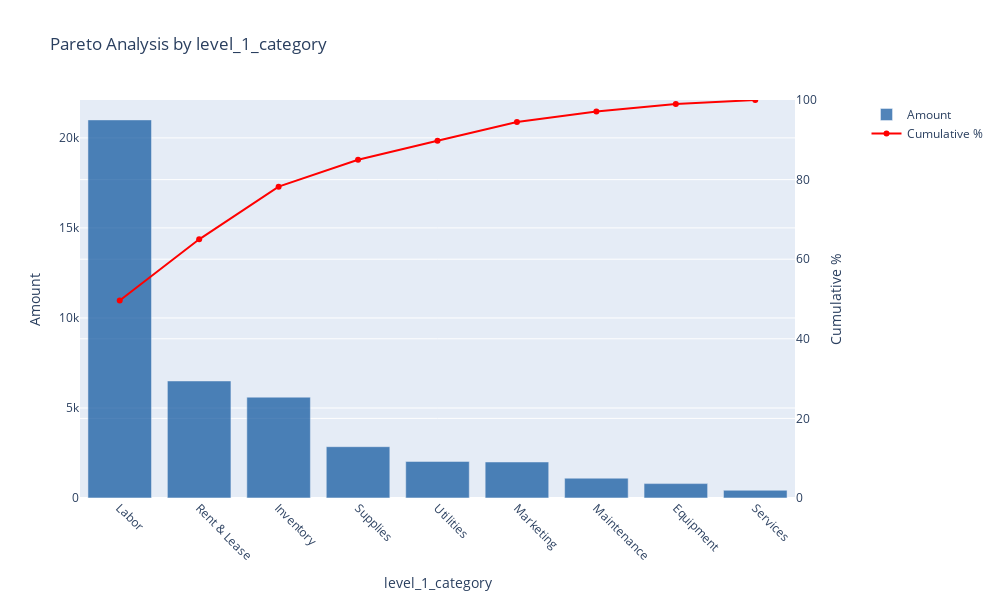
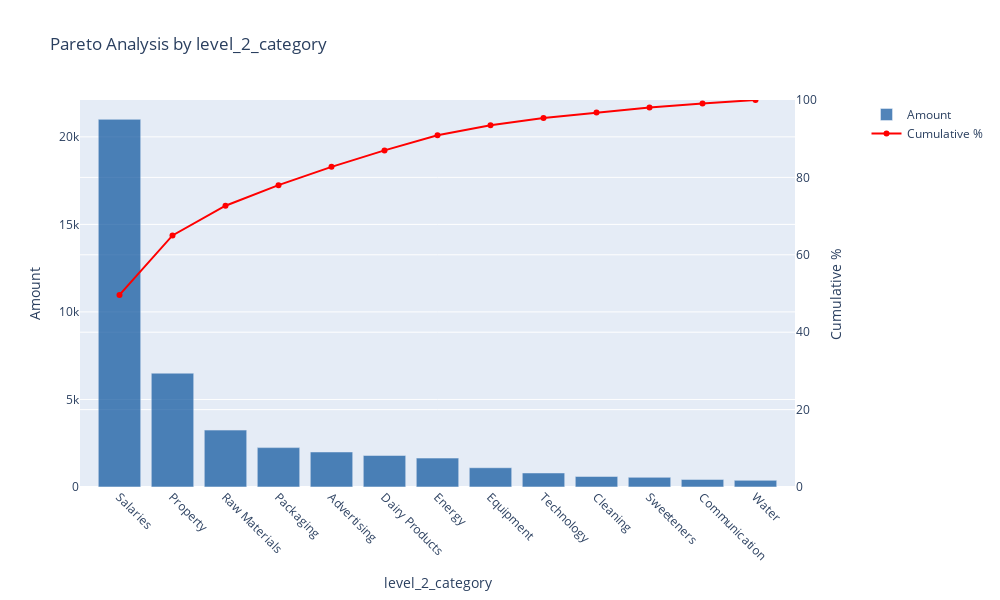

Notebook code cell kept with these figures, in order:
### Markdown cell above
### Pareto Analysis ###

A Pareto chart ranks spending categories from highest to lowest, highlighting which areas most impact total expenditures and their cumulative contribution (blue bars for absolute spend, red line for cumulative percentage). Labor and Rent & Lease dominate, showing that a few categories account for the majority of costs. 

This reflects the 80/20 principle in procurement, where targeting categories that make up around 80% of total spend can achieve significant cost savings. This type of analysis helps teams prioritize their spend strategies by focusing on the most important cost drivers.

### Code cell
def create_pareto(
    data: pd.DataFrame,
    group_column: str,
    amount_column: str = 'amount',
    title_prefix: str = 'Pareto Analysis by'
):
    """
    Create a Pareto chart for a given dataset using Plotly and save to HTML.

    Parameters:
    -----------
    data : pd.DataFrame
        DataFrame containing the spend data.
    group_column : str
        The column name by which to group the data (e.g., 'level_1_category').
    amount_column : str
        The numeric column to aggregate and plot (default is 'amount').
    title_prefix : str
        String to prefix the chart title (default is 'Pareto Chart by').
    """
    # 1. Group the data by the chosen column and sum the amounts
    grouped_data = (
        data.groupby(group_column)[amount_column]
            .sum()
            .sort_values(ascending=False)
            .reset_index()
    )

    # 2. Calculate the cumulative sum and cumulative percentage
    grouped_data['cumulative_sum'] = grouped_data[amount_column].cumsum()
    total_sum = grouped_data[amount_column].sum()
    grouped_data['cumulative_percent'] = (100 * grouped_data['cumulative_sum'] / total_sum).round(2)

    # 3. Create the Pareto chart using Plotly
    fig = go.Figure()

    # Add bar chart
    fig.add_trace(
        go.Bar(
            x=grouped_data[group_column],
            y=grouped_data[amount_column],
            name='Amount',
            marker_color='rgb(8, 81, 156)',  # Dark blue
            opacity=0.7
        )
    )

    # Add line chart for cumulative percentage
    fig.add_trace(
        go.Scatter(
            x=grouped_data[group_column],
            y=grouped_data['cumulative_percent'],
            name='Cumulative %',
            yaxis='y2',
            line=dict(color='rgb(255, 0, 0)'),  # Red
            mode='lines+markers'
        )
    )

    # Update layout
    fig.update_layout(
        title=f'{title_prefix} {group_column}',
        xaxis=dict(
            title=group_column,
            tickangle=45
        ),
        yaxis=dict(
            title='Amount',
            side='left'
        ),
        yaxis2=dict(
            title='Cumulative %',
            side='right',
            overlaying='y',
            range=[0, 100]
        ),
        showlegend=True,
        legend=dict(x=1.1),  # Move legend slightly to the right
        height=600,
        width=1000,
        hovermode='x unified'
    )

    # Save to HTML file
    filename = f'pareto_{group_column}.html'
    fig.write_html(filename)
    
    # Display the figure
    fig.show()

# Example usage 1: Pareto analysis at the top (level 1) category
create_pareto(coffee_shop_spend, group_column='level_1_category')

# Example usage 2: Pareto analysis by level_2_category
create_pareto(coffee_shop_spend, group_column='level_2_category')

### Figure 1 — Plotly figure (JSON) as saved in the notebook; plotly's stock layout.template omitted (floating-point values rounded to 4 significant figures)
{"data": [{"marker": {"color": "rgb(8, 81, 156)"}, "name": "Amount", "opacity": 0.7, "type": "bar", "x": ["Labor", "Rent & Lease", "Inventory", "Supplies", "Utilities", "Marketing", "Maintenance", "Equipment", "Services"], "y": [21000, 6500, 5600, 2850, 2030, 2000, 1100, 800, 430]}, {"line": {"color": "rgb(255, 0, 0)"}, "mode": "lines+markers", "name": "Cumulative %", "type": "scatter", "x": ["Labor", "Rent & Lease", "Inventory", "Supplies", "Utilities", "Marketing", "Maintenance", "Equipment", "Services"], "y": [49.63, 65, 78.23, 84.97, 89.77, 94.49, 97.09, 98.98, 100], "yaxis": "y2"}], "layout": {"height": 600, "hovermode": "x unified", "legend": {"x": 1.1}, "showlegend": true, "title": {"text": "Pareto Analysis by level_1_category"}, "width": 1000, "xaxis": {"tickangle": 45, "title": {"text": "level_1_category"}}, "yaxis": {"side": "left", "title": {"text": "Amount"}}, "yaxis2": {"overlaying": "y", "range": [0, 100], "side": "right", "title": {"text": "Cumulative %"}}}}

### Figure 2 — Plotly figure (JSON) as saved in the notebook; plotly's stock layout.template omitted (floating-point values rounded to 4 significant figures)
{"data": [{"marker": {"color": "rgb(8, 81, 156)"}, "name": "Amount", "opacity": 0.7, "type": "bar", "x": ["Salaries", "Property", "Raw Materials", "Packaging", "Advertising", "Dairy Products", "Energy", "Equipment", "Technology", "Cleaning", "Sweeteners", "Communication", "Water"], "y": [21000, 6500, 3250, 2250, 2000, 1800, 1650, 1100, 800, 600, 550, 430, 380]}, {"line": {"color": "rgb(255, 0, 0)"}, "mode": "lines+markers", "name": "Cumulative %", "type": "scatter", "x": ["Salaries", "Property", "Raw Materials", "Packaging", "Advertising", "Dairy Products", "Energy", "Equipment", "Technology", "Cleaning", "Sweeteners", "Communication", "Water"], "y": [49.63, 65, 72.68, 78, 82.72, 86.98, 90.88, 93.48, 95.37, 96.79, 98.09, 99.1, 100], "yaxis": "y2"}], "layout": {"height": 600, "hovermode": "x unified", "legend": {"x": 1.1}, "showlegend": true, "title": {"text": "Pareto Analysis by level_2_category"}, "width": 1000, "xaxis": {"tickangle": 45, "title": {"text": "level_2_category"}}, "yaxis": {"side": "left", "title": {"text": "Amount"}}, "yaxis2": {"overlaying": "y", "range": [0, 100], "side": "right", "title": {"text": "Cumulative %"}}}}
